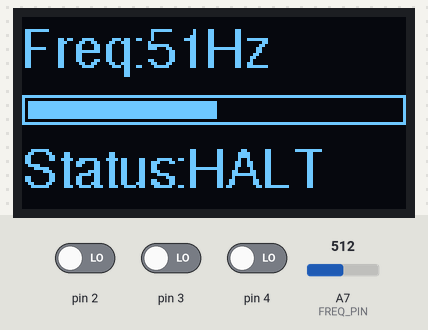
Simulated run of this sketch. Board: Arduino Nano, built with avr-gcc and run on an emulated ATmega328P. Shown: 128×64 one-colour display. The inputs (shaded band) are chosen by the test bench; at power-on: pin 3 LOW, pin 2 LOW, pin 4 LOW, A7 (FREQ_PIN) = 512.

Above: at 1.8 s.
1.9 s: pin 3 driven HIGH
At 2.3 s:
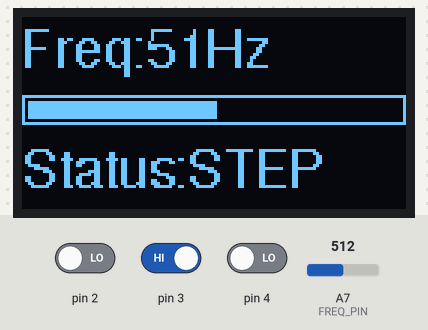
3.9 s: pin 2 driven HIGH
At 5.1 s:
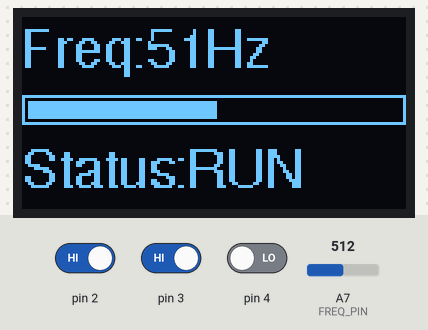
5.4 s: pin 4 driven HIGH
At 5.8 s:
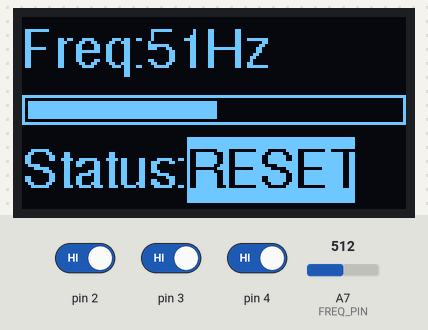
7.4 s: A7 (FREQ_PIN) set to 716
At 7.9 s:
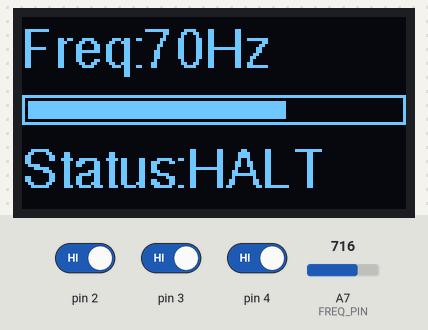
8.9 s: A7 (FREQ_PIN) set to 900
At 10.1 s:
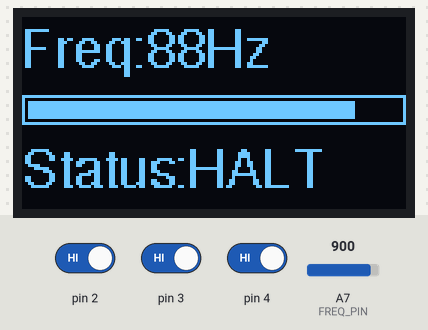
10.4 s: A7 (FREQ_PIN) set to 1023
At 11.4 s:
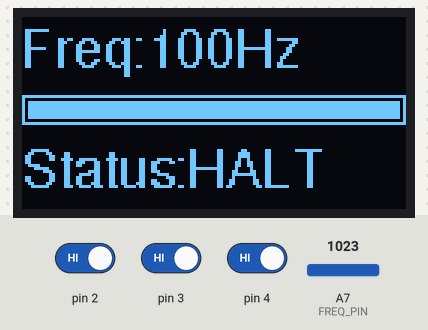
Timing chart, 0 to 12.9 s (numbered marks = the images above; inputs shaded):
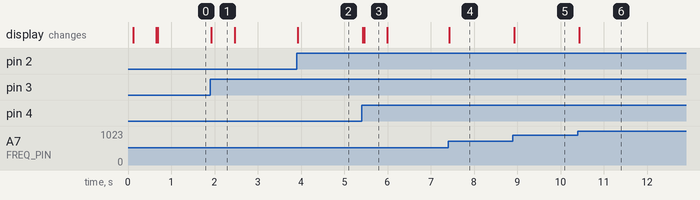

The sketch:

clock.ino
```cpp
#include <Wire.h>
#include <Adafruit_GFX.h>
#include "DiyClockDisplay.h"
#include <TimerOne.h>
#include "Button.h"

#define SCREEN_WIDTH 128 // OLED display width, in pixels
#define SCREEN_HEIGHT 64 // OLED display height, in pixels
#define OLED_RESET -1    // Reset pin # (or -1 if sharing Arduino reset pin)
#define SCREEN_ADDRESS 0x3C

#define FREQ_PIN A7
#define RUN_STOP_PIN PIN2
#define SINGLE_STEP_PIN PIN3
#define RESET_PIN PIN4
#define CLOCK_PIN 10
#define FREQ_MAX 100
#define PULSE_MICROS 5000
#define MIN_ANALOGUE_DELTA 20
#define DISPLAY_PAUSE_MILLIS 500

Adafruit_SSD1306 display(SCREEN_WIDTH, SCREEN_HEIGHT, &Wire, OLED_RESET);
DiyClockDisplay *clockDisplay;

float analogFreqScale = FREQ_MAX / (float)1024;
Button runStopButton(RUN_STOP_PIN, runStopCallback, (void *)0);
Button singleStepButton(SINGLE_STEP_PIN, singleStepCallback, (void *)0);
Button resetButton(RESET_PIN, resetCallback, (void *)0);

bool running = false;
int currentAnalogValue = 10000;
unsigned long period;

void setup()
{
   Serial.begin(9600);

   // SSD1306_SWITCHCAPVCC = generate display voltage from 3.3V internally
   if (!display.begin(SSD1306_SWITCHCAPVCC, SCREEN_ADDRESS))
   {
      Serial.println(F("SSD1306 allocation failed"));
      for (;;)
         ;
   }

   // Set up display
   display.clearDisplay();
   clockDisplay = new DiyClockDisplay(FREQ_MAX, &display);

   // PWN clock pulse
   Timer1.initialize();

   // Clock speed pot
   pinMode(FREQ_PIN, INPUT);

   // Reset
   reset();
}

void halt()
{
   Timer1.stop();
   running = false;
   digitalWrite(CLOCK_PIN, LOW);
   clockDisplay->setStatus(DiyClockDisplay::Status::Halt);
}

void run()
{
   Timer1.pwm(CLOCK_PIN, 512, period);
   clockDisplay->setStatus(DiyClockDisplay::Status::Run);
   running = true;
}

void reset()
{
   halt();

   clockDisplay->setStatus(DiyClockDisplay::Status::Reset);
   delay(DISPLAY_PAUSE_MILLIS);

   // TODO - Set reset line high

   digitalWrite(CLOCK_PIN, LOW);
   delayMicroseconds(PULSE_MICROS);
   digitalWrite(CLOCK_PIN, HIGH);
   delayMicroseconds(PULSE_MICROS);
   digitalWrite(CLOCK_PIN, LOW);
   delayMicroseconds(PULSE_MICROS);

   // TODO - Reset reset line

   clockDisplay->setStatus(DiyClockDisplay::Status::Halt);
}

void resetCallback(void *clientData)
{
   reset();
}

void singleStepCallback(void *clientData)
{
   if (running)
   {
      clockDisplay->showError();
   }
   else
   {
      clockDisplay->setStatus(DiyClockDisplay::Status::Step);
      digitalWrite(CLOCK_PIN, LOW);
      delayMicroseconds(PULSE_MICROS);
      digitalWrite(CLOCK_PIN, HIGH);
      delayMicroseconds(PULSE_MICROS);
      digitalWrite(CLOCK_PIN, LOW);
      delayMicroseconds(PULSE_MICROS);
      delay(DISPLAY_PAUSE_MILLIS);
      clockDisplay->setStatus(DiyClockDisplay::Status::Halt);
   }
}

void runStopCallback(void *clientData)
{
   if (!running)
   {
      run();
   }
   else
   {
      halt();
   }
}

void loop()
{
   int analogReading = analogRead(FREQ_PIN);
   if (abs(analogReading - currentAnalogValue) > MIN_ANALOGUE_DELTA)
   {
      currentAnalogValue = analogReading;

      int freq = currentAnalogValue * analogFreqScale + 1;
      clockDisplay->setFrequency(freq);

      period = (float)1000000 / freq;

      if (running)
      {
         Timer1.pwm(CLOCK_PIN, 512, period);
      }
   }
   runStopButton.tick();
   singleStepButton.tick();
   resetButton.tick();
}
```

Button.cpp
```cpp
#include "Button.h"

Button::Button(byte buttonPin, void (*callback)(void *), void *clientData)
{
    _buttonPin = buttonPin;
    pinMode(_buttonPin, INPUT);
    _callback = callback;
    _clientData = clientData;
}

void Button::tick()
{
    unsigned long now = millis();
    if (now >= _lastPressedMillis + _DEBOUNCE_DELAY_MILLIS)
    {
        if (digitalRead(_buttonPin) == HIGH && !_currentlyPressed)
        {
            _currentlyPressed = true;
            _lastPressedMillis = now;
            _callback(_clientData);
        }
        else
        {
            if (digitalRead(_buttonPin) == LOW && _currentlyPressed)
            {
                _currentlyPressed = false;
            }
        }
    }
}
```

Button.h
```cpp
#ifndef _BUTTON_DOT_H_
#define _BUTTON_DOT_H_

#include <Arduino.h>

class Button
{
private:
    static const unsigned long _DEBOUNCE_DELAY_MILLIS = 100;

    byte _buttonPin;
    void (*_callback)(void *);
    void *_clientData;
    unsigned long _lastPressedMillis = 0;
    bool _currentlyPressed = false;

public:
    Button(byte buttonPin, void (*callback)(void *), void *clientData);
    void tick();
};

#endif
```

DiyClockDisplay.cpp
```cpp
#include "DiyClockDisplay.h"

#include "Wire.h"
#include "Adafruit_GFX.h"
#include "Adafruit_SSD1306.h"
#include "Fonts/FreeSans9pt7b.h"

const int SCALE_INSET = 2;
const int SCALE_FRAME_HEIGHT = 10;
const int SCALE_HEIGHT = SCALE_FRAME_HEIGHT - 2 * SCALE_INSET;

const int MARGIN = 4;

#define FREQ_LABEL "Freq: "
#define HZ_LABEL "Hz"
#define STATUS_LABEL "Status: "
#define STATUS_RUNNING "RUN"
#define STATUS_ERROR "ERR"
#define STATUS_HALTED "HALT"

#define ERROR_PERSISTENCE_MILLIS 300

DiyClockDisplay::DiyClockDisplay(int frequencyMax, Adafruit_SSD1306 *display)
{
   _display = display;
   _frequencyMax = frequencyMax;

   _displayWidth = display->width();
   _displayHeight = display->height();

   init();
}

void DiyClockDisplay::init()
{
   int16_t x1, y1;
   uint16_t w, h;

   _display->clearDisplay();
   _display->setTextWrap(false);

   _display->setTextColor(SSD1306_WHITE);
   _display->setFont(&FreeSans9pt7b);
   _fontHeight = FreeSans9pt7b.yAdvance;

   // Draw the frequency label
   _display->getTextBounds(FREQ_LABEL, 0, 0, &x1, &y1, &w, &h);
   _fontBaseOffset = _fontHeight - h;

   _frequencyX = w;
   _frequencyBottomY = _fontHeight;

   _display->setCursor(0, _frequencyBottomY - _fontBaseOffset);
   _display->print(FREQ_LABEL);

   // Draw the scale frame
   _scaleFrameY = _frequencyBottomY + MARGIN;
   _display->drawRect(0, _scaleFrameY, _displayWidth, SCALE_FRAME_HEIGHT, SSD1306_WHITE);

   // Draw the status label
   _display->getTextBounds(STATUS_LABEL, 0, 0, &x1, &y1, &w, &h);
   _statusX = w;
   _statusBottomY = _scaleFrameY + SCALE_FRAME_HEIGHT + MARGIN + _fontHeight;
   _display->setCursor(0, _statusBottomY - _fontBaseOffset);
   _display->print(STATUS_LABEL);

   _display->display();
}

void DiyClockDisplay::showError()
{
   _display->invertDisplay(true);
   _display->display();
   delay(ERROR_PERSISTENCE_MILLIS);
   _display->invertDisplay(false);
   _display->display();
}

void DiyClockDisplay::drawScale(float fraction)
{
   int scaleWidth = _displayWidth - (2 * SCALE_INSET);

   // Blank out old scale display
   _display->fillRect(SCALE_INSET, _scaleFrameY + SCALE_INSET,
                      scaleWidth, SCALE_HEIGHT,
                      SSD1306_BLACK);

   _display->fillRect(SCALE_INSET, _scaleFrameY + SCALE_INSET,
                      scaleWidth * fraction,
                      SCALE_HEIGHT,
                      SSD1306_WHITE);
}

void DiyClockDisplay::drawFrequency(int frequency)
{
   _display->fillRect(_frequencyX, 0, _displayWidth, _fontHeight, SSD1306_BLACK);

   _display->setCursor(_frequencyX, _frequencyBottomY - _fontBaseOffset);
   _display->print(frequency);
   _display->print(HZ_LABEL);
}

void DiyClockDisplay::setFrequency(int frequency)
{
   drawFrequency(frequency);
   drawScale(frequency / (float)_frequencyMax);
   _display->display();
}

void DiyClockDisplay::drawStatus(const char *statusString, bool inverse)
{
   int16_t x1, y1;
   uint16_t w, h;
   _display->getTextBounds(statusString, 0, 0, &x1, &y1, &w, &h);

   _display->fillRect(_statusX, _statusBottomY - _fontHeight, _displayWidth, _fontHeight, SSD1306_BLACK);
   _display->setCursor(_statusX, _statusBottomY - _fontBaseOffset);

   if (inverse)
   {
      _display->fillRect(_statusX, _statusBottomY - _fontHeight, w, _fontHeight, SSD1306_WHITE);
      _display->setTextColor(SSD1306_BLACK);
   }

   _display->print(statusString);

   if (inverse)
   {
      _display->setTextColor(SSD1306_WHITE);
   }

   _display->display();
}

void DiyClockDisplay::setStatus(Status status)
{
   switch (status)
   {
   case Status::Run:
      drawStatus("RUN");
      break;
   case Status::Halt:
      drawStatus("HALT");
      break;
   case Status::Step:
      drawStatus("STEP");
      break;
   case Status::Reset:
      drawStatus("RESET", true);
      break;
   }
}
```

DiyClockDisplay.h
```cpp
#ifndef _DIY_CLOCK_DISPLAY
#define _DIY_CLOCK_DISPLAY

#include "Adafruit_GFX.h"
#include "Adafruit_SSD1306.h"

class DiyClockDisplay
{
private:
    Adafruit_SSD1306 *_display;
    int16_t _displayWidth;
    int16_t _displayHeight;

    int _frequencyMax;

    int _fontHeight;
    int _fontBaseOffset;

    int _frequencyX;
    int _frequencyBottomY;

    int _scaleFrameY;

    int _statusX;
    int _statusBottomY;

    void init();
    void drawScale(float fraction);
    void drawFrequency(int frequency);
    void drawStatus(const char *statusString, bool inverse = false);

public:
    enum Status
    {
        Halt,
        Run,
        Reset,
        Step
    };

    DiyClockDisplay(int frequencyMax, Adafruit_SSD1306 *display);

    void setFrequency(int frequency);

    void setStatus(Status status);

    void showError();
};

#endif
```

Measured:
- after the input at 1.9 s, the display: changes at once (image 1)
- after the input at 3.9 s, the display: changes at once (image 2)
- after the input at 5.4 s, the display: first changes at once (image 3 shows a later state)
- after the input at 7.4 s, the display: changes at once (image 4)
- after the input at 8.9 s, the display: changes at once (image 5)
- after the input at 10.4 s, the display: changes at once (image 6)
- what the display in image 1 shows lasts 0.6 s, from 1.9 s to 2.5 s
